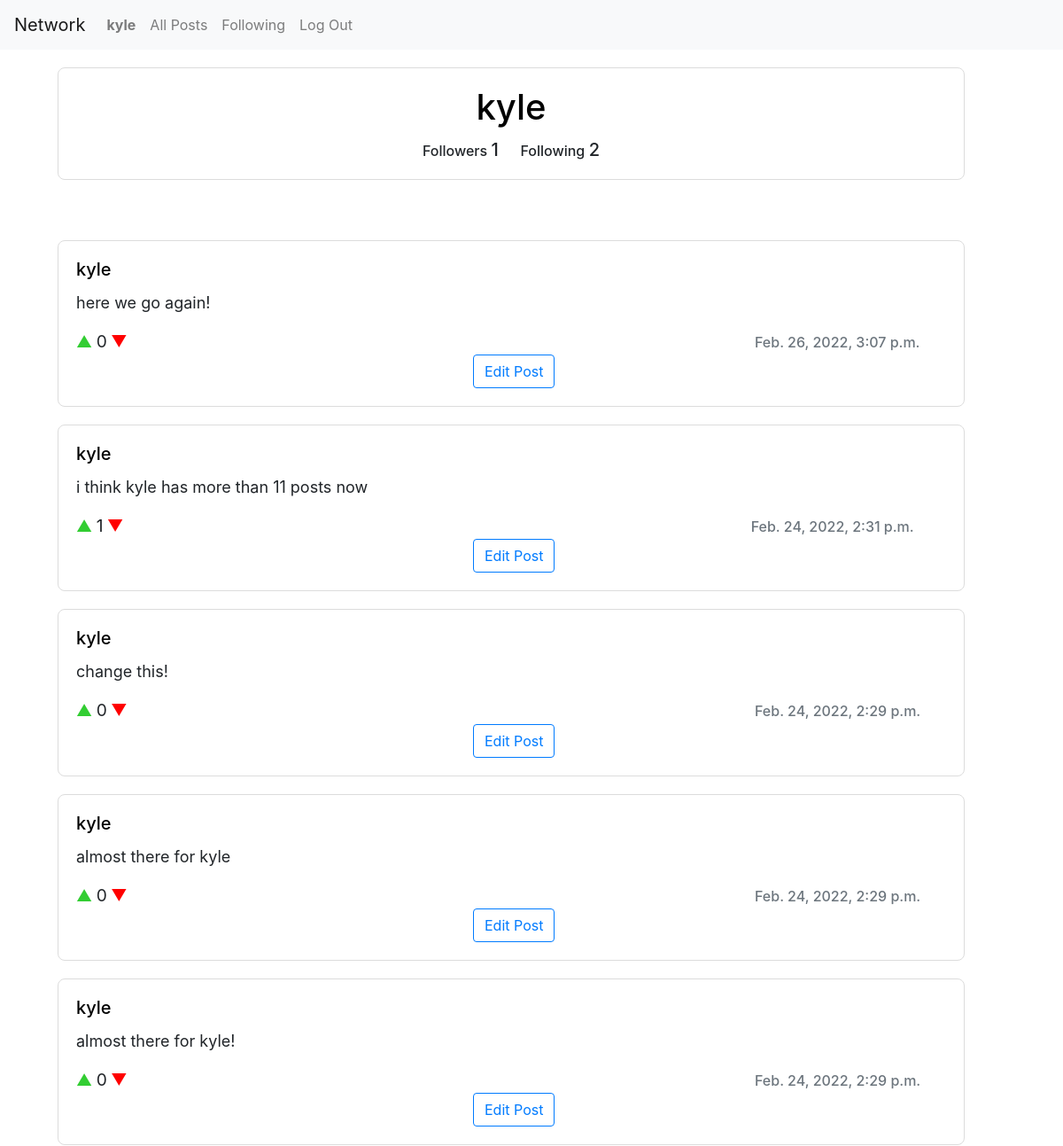
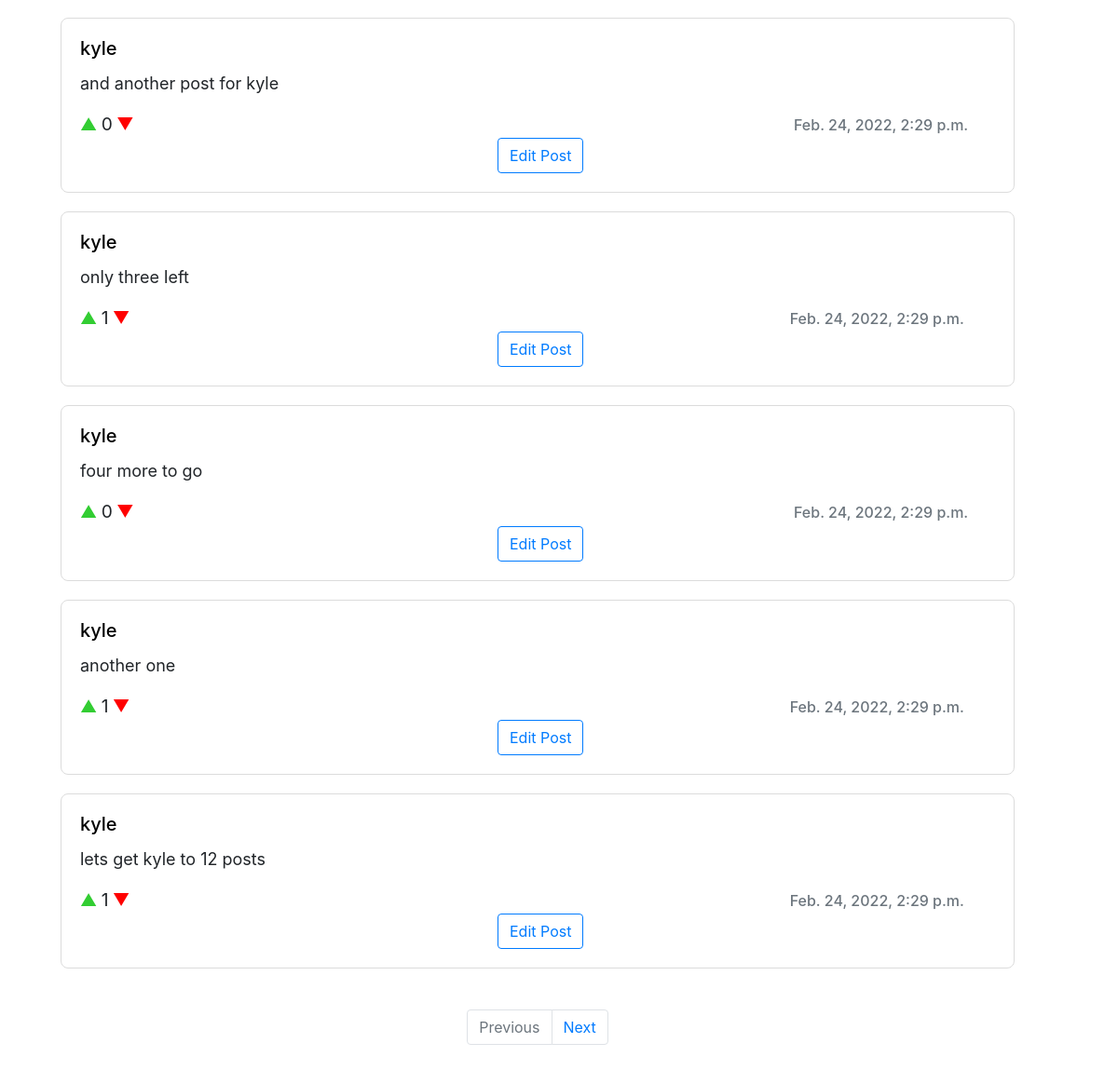
/profile/2 (signed in), run on the app's committed database (2 pictures, top to bottom).
### network/models.py (models this page shows)
class User(AbstractUser):
    pass

class Posts(models.Model):
	user = models.ForeignKey(User, on_delete=models.CASCADE)
	dateandtime = models.DateTimeField()
	text = models.TextField(max_length=560)
	likes = models.PositiveIntegerField(default=0)

### network/views.py (the view)
# urls.py: path("profile/<int:user_id>", views.profile, name="profile"),
def profile(request, user_id):
    user = User.objects.get(pk=user_id)
    current_user = request.user
    followed = False
    current_page = 1
    next_page = 2
    following_count = Following.objects.filter(user=user).count()
    followers_count = Following.objects.filter(following=user).count()
    if Following.objects.filter(user = current_user, following = user):
        followed = True
    else:
        followed = False
    posts = Posts.objects.filter(user=user).order_by('-dateandtime')
    if len(posts) < 10:
        last_page = True
    else:
        last_page = False
    p = Paginator(posts, 10)
    posts = p.page(1)
    if user == current_user:
        can_edit = True
    else:
        can_edit = False
    context = {
        "posts": posts,
        "user": user,
        "following_count": following_count,
        "followers_count": followers_count,
        "followed": followed,
        "current_user": current_user,
        "first_page": True,
        "next_page": next_page,
        "last_page": last_page,
        "can_edit": can_edit,
    }
    return render(request, "network/profile.html", context)

### network/templates/network/profile.html (shortened to what this page needs)
{% extends "network/layout.html" %}
{% load static %}
{% block body %}
<div class="card" style="width: 64rem; margin: 20px 0 20px 20px; border-radius: 8px; border-color: gainsboro;">
  <div class="card-body" style="text-align: center; ">
    <a href="/profile/{{user.id}}" id="usernamelink" style="text-decoration: none; color: black;">
        <h1 class="card-title" >{{user.username}}</h1>
      </a>
    <div style="display:inline-block; font-size: larger;"><h6 class="card-text">Followers</h6></div>
    <div style="display:inline-block; font-size: larger; margin-right: 20px;"><h5 class="card-text">{{followers_count}}</h5></div>
    <div style="display:inline-block; font-size: larger;"><h6 class="card-text">Following</h6></div>
    <div style="display:inline-block; font-size: larger;"><h5 class="card-text">{{following_count}}</h5></div>
  </div>
</div>
<br><br>
{% for post in posts %}
<div class="card" style="width: 64rem; margin: 0 0 20px 20px; border-radius: 8px; border-color: gainsboro;">
    <div class="card-body">
      <a href="/profile/{{user.id}}" id="usernamelink" style="text-decoration: none; color: black;">
        <h5 class="card-title">{{post.user.username}}</h5>
      </a>
      <p id="{{post.id}}post_id" class="card-text" style="font-size:large;">{{post.text}}</p>
      <div style="display:inline-block;"><a href="#!" onclick="like('{{ post.id }}')" id="like_button" class="card-link" style="font-size:large; color: limegreen;">▲</a></div>
      <div style="display:inline-block;"><p id="like_count{{post.id}}" class="card-text" style="font-size: larger;">{{post.likes}}</p></div>
      <div style="display:inline-block;"><a href="#!" onclick="unlike('{{ post.id }}')" id="dislike_button" class="card-link" style="font-size:large; color: red;">▼</a></div>
      <div style="display:inline-block; margin-left:44rem;"><h6 class="card-subtitle mb-1 text-muted">{{post.dateandtime}}</h6></div>
      {% if can_edit %}
      <div style="display:inline-block; margin-left:28rem;">
        <button type="button" name="edit_button" class="btn btn-outline-primary" data-toggle="modal" data-target="#modal{{post.id}}" id="modal_button">Edit Post</button>
      </div>
      {% endif %}
    </div>
  </div>
{% endfor %}
<br>
<div style="width: 64rem; margin: 0 0 20px 20px;">
  <div style="display: flex; justify-content: center;">
    <nav aria-label="Page navigation example">
      <ul class="pagination">
        {% if first_page %}
        <li class="page-item disabled"><a class="page-link" href="/profile/{{user.id}}/page/{{previous_page}}">Previous</a></li>
        {% else %}
        <li class="page-item "><a class="page-link" href="/profile/{{user.id}}/page/{{previous_page}}">Previous</a></li>
        {% endif %}
        {% if last_page %}
        <li class="page-item disabled"><a class="page-link" href="/profile/{{user.id}}/page/{{next_page}}">Next</a></li>
        {% else %}
        <li class="page-item"><a class="page-link" href="/profile/{{user.id}}/page/{{next_page}}">Next</a></li>
        {% endif %}
      </ul>
    </nav>
  </div>
</div>
<br><br><br>
{% endblock %}

### network/templates/network/layout.html (shortened to what this page needs)
{% load static %}
<!DOCTYPE html>
<html lang="en">
    <head>
        <link rel="stylesheet" href="https://stackpath.bootstrapcdn.com/bootstrap/4.4.1/css/bootstrap.min.css">
        <link href="{% static 'network/styles.css' %}" rel="stylesheet">
    </head>
    <body>
        <nav class="navbar navbar-expand-lg navbar-light bg-light">
            <a class="navbar-brand" href="{% url 'index' %}">Network</a>
            <div>
              <ul class="navbar-nav mr-auto">
                {% if user.is_authenticated %}
                    <li class="nav-item">
                        <a class="nav-link" href="/profile/{{current_user.id}}"><strong>{{ current_user.username }}</strong></a>
                    </li>
                {% endif %}
                <li class="nav-item">
                  <a class="nav-link" href="{% url 'index' %}">All Posts</a>
                </li>
                {% if user.is_authenticated %}
                    <li class="nav-item">
                        <a class="nav-link" href="{% url 'following' %}">Following</a>
                    </li>
                    <li class="nav-item">
                        <a class="nav-link" href="{% url 'logout' %}">Log Out</a>
                    </li>
                {% endif %}
              </ul>
            </div>
          </nav>
        <div class="body">
            <div class="container" style="margin: auto;">
            {% block body %}
            {% endblock %}
            </div>
        </div>

### data on the page
User: username "kyle"
Posts: user.username "kyle", text "here we go again!", likes "0", dateandtime "Feb. 26, 2022, 3:07 p.m."
Posts: user.username "kyle", text "i think kyle has more than 11 posts now", likes "1", dateandtime "Feb. 24, 2022, 2:31 p.m."
Posts: user.username "kyle", text "change this!", likes "0", dateandtime "Feb. 24, 2022, 2:29 p.m."
Posts: user.username "kyle", text "almost there for kyle", likes "0", dateandtime "Feb. 24, 2022, 2:29 p.m."
Posts: user.username "kyle", text "almost there for kyle!", likes "0", dateandtime "Feb. 24, 2022, 2:29 p.m."
Posts: user.username "kyle", text "and another post for kyle", likes "0", dateandtime "Feb. 24, 2022, 2:29 p.m."
Posts: user.username "kyle", text "only three left", likes "1", dateandtime "Feb. 24, 2022, 2:29 p.m."
Posts: user.username "kyle", text "four more to go", likes "0", dateandtime "Feb. 24, 2022, 2:29 p.m."
Posts: user.username "kyle", text "another one", likes "1", dateandtime "Feb. 24, 2022, 2:29 p.m."
Posts: user.username "kyle", text "lets get kyle to 12 posts", likes "1", dateandtime "Feb. 24, 2022, 2:29 p.m."

### other printed values
{{ followers_count }} "1"
{{ following_count }} "2"
